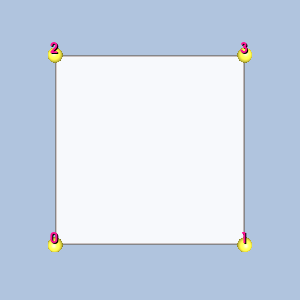

Python code for this plot:
#!/usr/bin/env python

# Render a single pixel linear cell with vertex-ordering labels and
# gold sphere glyphs at the vertices.

# Factory overrides: importing these modules registers the OpenGL rendering
# and interaction style implementations for vtkRenderingCore factory classes.
import vtkmodules.vtkInteractionStyle  # noqa: F401
import vtkmodules.vtkRenderingOpenGL2  # noqa: F401
# VTK pipeline classes used in this example
from vtkmodules.vtkCommonCore import vtkPoints
from vtkmodules.vtkCommonDataModel import (
    vtkPixel,
    vtkUnstructuredGrid,
)
from vtkmodules.vtkFiltersSources import vtkSphereSource
from vtkmodules.vtkRenderingCore import (
    vtkActor,
    vtkActor2D,
    vtkDataSetMapper,
    vtkGlyph3DMapper,
    vtkProperty,
    vtkRenderWindow,
    vtkRenderWindowInteractor,
    vtkRenderer,
    vtkTextProperty,
)
from vtkmodules.vtkRenderingLabel import vtkLabeledDataMapper

# Colors (normalized RGB)
dark_salmon_rgb = (0.914, 0.588, 0.478)
seashell_rgb = (1.0, 0.961, 0.933)
gold_rgb = (1.0, 0.843, 0.0)
yellow_rgb = (1.0, 1.0, 0.0)
deep_pink_rgb = (1.0, 0.078, 0.576)
background_rgb = (0.690, 0.769, 0.871)

# Cell: Pixel (note: pixel uses i,j ordering: 0,1 = x-axis, 2,3 = +y row)
cell = vtkPixel()
cell.GetPoints().SetPoint(0, 0, 0, 0)
cell.GetPoints().SetPoint(1, 1, 0, 0)
cell.GetPoints().SetPoint(2, 0, 1, 0)
cell.GetPoints().SetPoint(3, 1, 1, 0)
for i in range(4):
    cell.GetPointIds().SetId(i, i)

# Unstructured grid
grid = vtkUnstructuredGrid()
grid.SetPoints(cell.GetPoints())
grid.InsertNextCell(cell.GetCellType(), cell.GetPointIds())

# Center the cell at the origin
bounds = grid.GetBounds()
pts = grid.GetPoints()
new_pts = vtkPoints()
new_pts.SetNumberOfPoints(pts.GetNumberOfPoints())
for i in range(pts.GetNumberOfPoints()):
    px, py, pz = pts.GetPoint(i)
    new_pts.SetPoint(i, px - (bounds[0] + bounds[1]) / 2.0,
                     py - (bounds[2] + bounds[3]) / 2.0,
                     pz - (bounds[4] + bounds[5]) / 2.0)
grid.SetPoints(new_pts)

# Cell surface property
cell_surface_property = vtkProperty()
cell_surface_property.SetAmbientColor(dark_salmon_rgb)
cell_surface_property.SetDiffuseColor(seashell_rgb)
cell_surface_property.SetSpecularColor(1.0, 1.0, 1.0)
cell_surface_property.SetSpecular(0.5)
cell_surface_property.SetDiffuse(0.7)
cell_surface_property.SetAmbient(0.5)
cell_surface_property.SetSpecularPower(20.0)
cell_surface_property.SetOpacity(0.9)
cell_surface_property.EdgeVisibilityOn()
cell_surface_property.SetLineWidth(3)

mapper = vtkDataSetMapper()
mapper.SetInputData(grid)
actor = vtkActor()
actor.SetMapper(mapper)
actor.SetProperty(cell_surface_property)

# Vertex labels
label_text_property = vtkTextProperty()
label_text_property.BoldOn()
label_text_property.ShadowOn()
label_text_property.SetJustificationToCentered()
label_text_property.SetColor(deep_pink_rgb)
label_text_property.SetFontSize(14)

label_mapper = vtkLabeledDataMapper()
label_mapper.SetInputData(grid)
label_mapper.SetLabelTextProperty(label_text_property)
label_actor = vtkActor2D()
label_actor.SetMapper(label_mapper)

# Vertex glyphs: gold spheres
sphere = vtkSphereSource()
sphere.SetPhiResolution(21)
sphere.SetThetaResolution(21)
sphere.SetRadius(0.04)

glyph_mapper = vtkGlyph3DMapper()
glyph_mapper.SetInputData(grid)
glyph_mapper.SetSourceConnection(sphere.GetOutputPort())
glyph_mapper.ScalingOn()
glyph_mapper.ScalarVisibilityOff()

point_glyph_property = vtkProperty()
point_glyph_property.SetAmbientColor(gold_rgb)
point_glyph_property.SetDiffuseColor(yellow_rgb)
point_glyph_property.SetSpecularColor(1.0, 1.0, 1.0)
point_glyph_property.SetSpecular(0.5)
point_glyph_property.SetDiffuse(0.7)
point_glyph_property.SetAmbient(0.5)
point_glyph_property.SetSpecularPower(20.0)
point_glyph_property.SetOpacity(1.0)

glyph_actor = vtkActor()
glyph_actor.SetMapper(glyph_mapper)
glyph_actor.SetProperty(point_glyph_property)

# Renderer
renderer = vtkRenderer()
renderer.AddActor(actor)
renderer.AddActor(label_actor)
renderer.AddActor(glyph_actor)
renderer.SetBackground(background_rgb)

# Window
render_window = vtkRenderWindow()
render_window.AddRenderer(renderer)
render_window.SetWindowName("linear cell pixel")
render_window.SetMultiSamples(0)
render_window.SetSize(300, 300)

# Interactor
render_window_interactor = vtkRenderWindowInteractor()
render_window_interactor.SetRenderWindow(render_window)

# Scene: configure the camera
renderer.ResetCamera()

render_window_interactor.Initialize()
render_window_interactor.Start()
